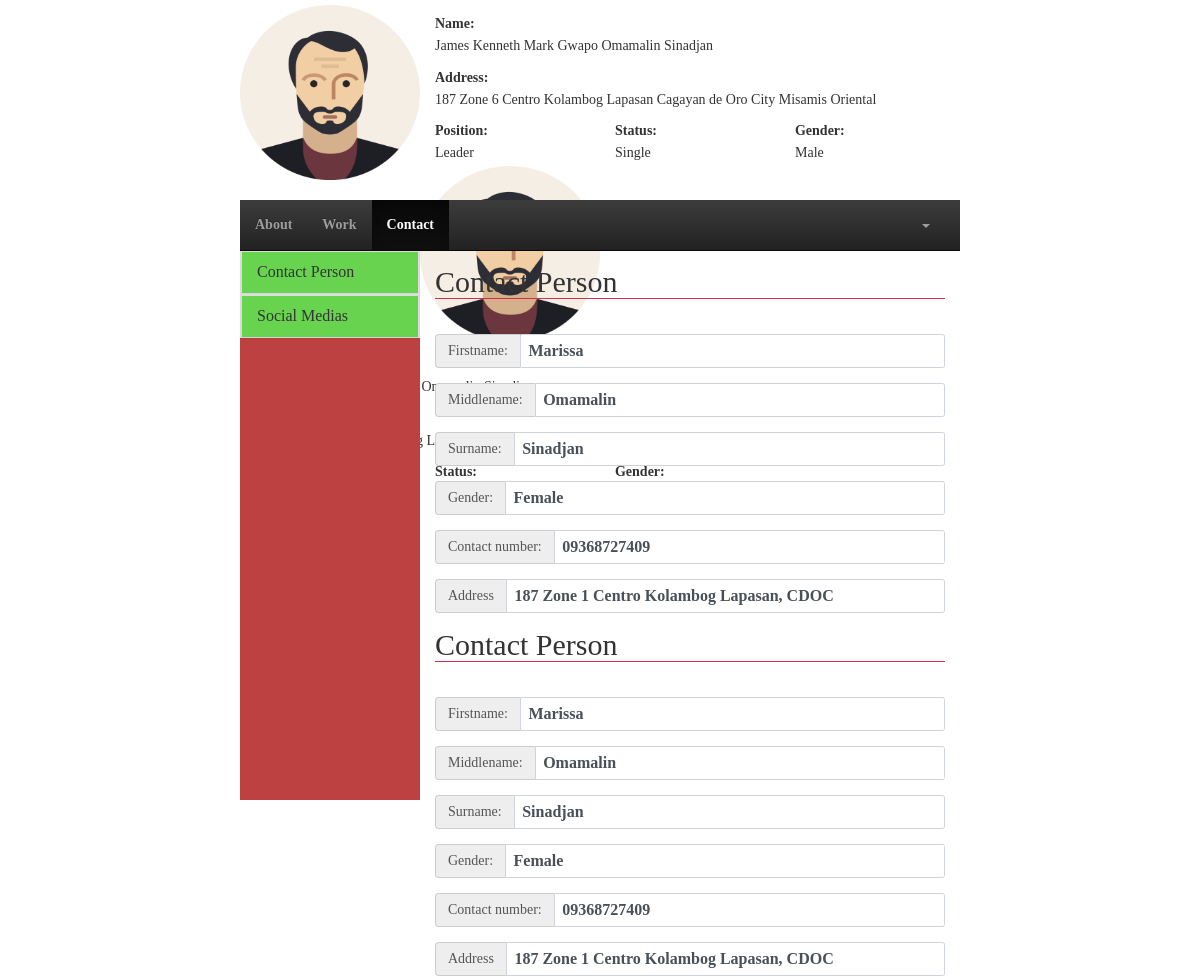
The app's page /user/contact_person.php?id=6 (signed in) with its own data.
### tables this page shows
CREATE TABLE `contact_person` (
  `staff_id` bigint(20) DEFAULT NULL,
  `fname` varchar(50) NOT NULL,
  `mname` varchar(50) NOT NULL,
  `lname` varchar(50) NOT NULL,
  `contactNum` varchar(50) NOT NULL,
  `address` varchar(50) NOT NULL,
  `gender` varchar(50) NOT NULL,
  `email` varchar(50) NOT NULL,
  `birthdate` date NOT NULL
);

### user/contact_person.php (the view, shortened to what this page needs)
<!DOCTYPE html>
<html lang="en">
	<head>
		<link rel="stylesheet" href="css/bootstrap.css">
		<link rel="stylesheet" href="css/stylesheet.css">
		<link rel="stylesheet" href="css/bootstrap-theme.css">
	</head>
	<body>
		<div class="row-3">
			<div class="container-sides">
				<div class="col-12">
					<?php
						$space = " ";
						$id = $_GET['id'];
						include_once("action/session.php");
						$query = "SELECT staff.staff_id, staff.fname, staff.mname, staff.lname, staff.status, staff.gender, staff.type, staff.position, staff.password, current_address.staff_id, current_address.addOne, current_address.addTwo, current_address.addTre, current_address.state, current_address.city FROM staff INNER JOIN current_address ON staff.staff_id = current_address.staff_id WHERE staff.staff_id = '$id'";
						$result = mysqli_query($connect,$query);
						if(mysqli_num_rows($result) > 0){
							while($row = mysqli_fetch_assoc($result)):
					?>
						<form action="">
							<div class="col-3 text-center">
								<img src="img/avatar.png" alt="" style="width:180px;height: 180px;padding-top: 5px; ">
							</div>
							<div class="col-9">
								<div class="row-4">
									<div class="container">
										<label>Name:</label>
										<h5><?php echo $row['fname'].$space.$row['mname'].$space.$row['lname'] ?></h5>
									</div>
								</div>
								<div class="row-4">
									<div class="container">
										<label>Address:</label>
										<h5><?php echo $row['addOne'].$space.$row['addTwo'].$space.$row['addTre'].$space.$row['city'].$space.$row['state'] ?></h5>
									</div>
								</div>
								<div class="row-4">
									<div class="col-4 container">
										<label>Position:</label>
										<h5><?php echo $row['position'] ?></h5>
									</div>
									<div class="col-4 container">
										<label>Status:</label>
										<h5><?php echo $row['status'] ?></h5>
									</div>
									<div class="col-4 container">
										<label>Gender:</label>
										<h5><?php echo $row['gender'] ?></h5>
									</div>
								</div>
							</div>
						</form>
					<?php endwhile;} ?>
				</div>
			</div>
		</div>
		<div class="row-9">
			<div class="container-sides">
				<div class="col-12">
					<div class="row-1">
						<div class="">
							<nav class="navbar navbar-inverse navbar-static-top">
								<div class="collapse navbar-collapse navHeaderCollapse">
									<ul class="nav navbar-nav navbar-left">
										<li><a href="about_me.php<?php echo '?id='.$id.''?>">About</a></li>
										<li><a href="work_details.php<?php echo '?id='.$id.''?>">Work</a></li>
										<li class="active"><a href="contact_person.php<?php echo '?id='.$id.''?>">Contact</a></li>
									</ul>
									<ul class="nav navbar-nav navbar-right" style="margin-right: 15px;">
										<li>
											<a href="" class="dropdown-toggle" data-toggle="dropdown"><b class="caret"></b></a>
										</li>
									</ul>
								</div>
							</nav>
						</div>
					</div>
					<div class="row-11">
						<div class="col-3" style="background-color: #be4141;">
							<div class="panel-group">
								<div class="panel panel-default">
									<div class="panel panel-heading">
										<h4 class="panel-title"><a href="#collapse1" data-toggle="collapse">Contact Person</a></h4>
									</div>
								</div>
							</div>
							<div class="panel-group">
								<div class="panel panel-default">
									<div class="panel panel-heading">
										<h4 class="panel-title"><a href="#collapse2" data-toggle="collapse">Social Medias</a></h4>
									</div>
								</div>
							</div>
						</div>
						<div class="col-9">
							<div class="row-12">
								<?php
									$id = $_GET['id'];
									include_once("action/session.php");
									$query = "SELECT * FROM contact_person WHERE staff_id = '$id'";
									$result = mysqli_query($connect,$query);
									if(mysqli_num_rows($result) > 0){
										while($row = mysqli_fetch_assoc($result)):
								?>
									<form action="">
										<div class="container form-group">
											<legend><h2>Contact Person</h2></legend>
										</div>
										<div class="container form-group form-horizontal">
											<div class="inputGroupContainer">
												<div class="input-group">
													<span class="input-group-addon">Firstname:</span>
													<span class='form-control'><?php echo $row['fname'] ?></span>
												</div>
											</div>
										</div>
										<div class="container form-group form-horizontal">
											<div class="inputGroupContainer">
												<div class="input-group">
													<span class="input-group-addon">Middlename:</span>
													<span class='form-control'><?php echo $row['mname'] ?></span>
												</div>
											</div>
										</div>
										<div class="container form-group form-horizontal">
											<div class="inputGroupContainer">
												<div class="input-group">
													<span class="input-group-addon">Surname:</span>
													<span class='form-control'><?php echo $row['lname'] ?></span>
												</div>
											</div>
										</div>
										<div class="container form-group form-horizontal">
											<div class="inputGroupContainer">
												<div class="input-group">
													<span class="input-group-addon">Gender:</span>
													<span class='form-control'><?php echo $row['gender'] ?></span>
												</div>
											</div>
										</div>
										<div class="container form-group form-horizontal">
											<div class="inputGroupContainer">
												<div class="input-group">
													<span class="input-group-addon">Contact number:</span>
													<span class='form-control'><?php echo $row['contactNum'] ?></span>
												</div>
											</div>
										</div>
										<div class="container form-group form-horizontal">
											<div class="inputGroupContainer">
												<div class="input-group">
													<span class="input-group-addon">Address</span>
													<span class='form-control'><?php echo $row['address'] ?></span>
												</div>
											</div>
										</div>
									</form>
								<?php endwhile;} ?>
							</div>
						</div>
					</div>
				</div>
			</div>
		</div>
	</body>
</html>

### user/css/stylesheet.css (style rules this page uses)
.col-3 { width: 25%;height: 100%; }
.col-4 { width: 33.3333%;height: 100%; }
.col-9 { width: 75%;height: 100%; }
.col-12 { width: 100%;height: 100%; }
.row-1 { height: 8.3333%;width: 100%; }
.row-3 { height: 25%;width: 100%; }
.row-4 { height: 33.3333%;width: 100%; }
.row-9 { height: 75%;width: 100%; }
.row-11 { height: 91.6666%;width: 100%; }
.row-12 { height: 100%;width: 100%; }
.row-1, .row-2, .row-3, .row-4, .row-5, .row-6, .row-7, .row-8, .row-9, .row-10, .row-11, .row-12 { position: relative; float: left; }
.col-1, .col-2, .col-3, .col-4, .col-5, .col-6, .col-7, .col-8, .col-9, .col-10, .col-11, .col-12 { position: relative; float: left; }
html,body { height: 100% !important; width: 100% !important; font-family: masaya; font-weight: bold; }
.container-sides { width: 60%; height: 100%; margin-right: auto; margin-left: auto; }
* { padding: 0; margin: 0; text-decoration: none; list-style: none; line-height: 1.3; }
h1,h2,h3,h4,h5,h6 { padding: 0 !important; margin: 0 !important; }
a { color: inherit; text-decoration: none; list-style-type: none; }
label { display: inline-block; margin-bottom: .5rem; }
.text-center { text-align: center; }

### records on screen
contact_person: fname "Marissa", mname "Omamalin", lname "Sinadjan", gender "Female", contactNum "09368727409", address "187 Zone 1 Centro Kolambog Lapasan, CDOC"
contact_person: fname "Marissa", mname "Omamalin", lname "Sinadjan", gender "Female", contactNum "09368727409", address "187 Zone 1 Centro Kolambog Lapasan, CDOC"

### other values on screen
$row['fname'] "James Kenneth Mark Gwapo"
$row['mname'] "Omamalin"
$row['lname'] "Sinadjan"
$row['addOne'] "187 Zone 6"
$row['addTwo'] "Centro Kolambog"
$row['addTre'] "Lapasan"
$row['city'] "Cagayan de Oro City"
$row['state'] "Misamis Oriental"
$row['position'] "Leader"
$row['status'] "Single"
$row['gender'] "Male"
